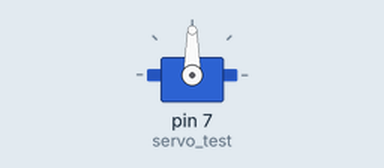
Bench run of a sketch on a simulated Arduino Uno, built with avr-gcc and run on an emulated ATmega328P. Parts: servo.

Above: at 0.05 s.
Timing chart, 0 to 4.6 s (numbered marks = the images above):
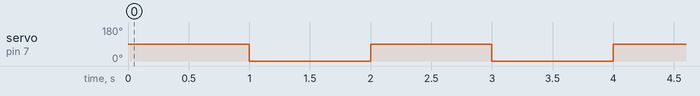

The sketch:

servo.ino
```cpp
#include<Servo.h>
Servo servo_test;


void setup()
{
  servo_test.attach(7);
}

void loop()
{

    servo_test.write(90);


  delay(1000);

  servo_test.write(0);


  delay(1000);


}
```

Measured:
- by itself, servo on pin 7 (servo_test): alternates 90° for 1.0 s and 0° for 1.0 s
